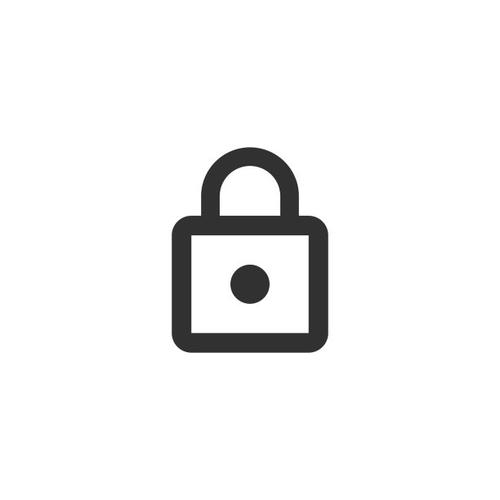
#> input picture utils/image/passwordimg.jpeg, 500 x 500 px
$ python test.py
#> lines starting #> are read from the running program, lines starting #| are printed output that depends on the picture; after the words box and inside, x2 and y2 are one past the last pixel; in counts of white or black regions, pixels touching at a corner belong together
from PIL import Image, ImageOps
import numpy as np
from scipy.ndimage import binary_dilation

def extract_black_area_filled(image_path, output_path, threshold=230, dilation_iterations=2):
    """
    从图像中提取接近黑色的区域，填充内部空隙，并裁剪为正方形。
    :param image_path: 输入图像路径
    :param output_path: 输出图像路径
    :param threshold: 黑色阈值，值越大包含的“黑色”范围越广
    :param dilation_iterations: 膨胀操作的迭代次数，值越大填充越彻底
    """
#> called with image_path = './image/passwordimg.jpeg', output_path = 'output1.png', threshold = 230, dilation_iterations = 2
    # 打开图像并转为RGBA格式
    img = Image.open(image_path).convert("RGBA")
    img_data = img.load()

    # 获取图像尺寸
    width, height = img.size
#> width = 500; height = 500

    # 创建一个掩码图像，用于存储黑色部分
    mask = Image.new("L", (width, height), 0)
#> mask: PIL image 500x500 L; every value is 0
    mask_data = mask.load()

    # 遍历像素，标记接近黑色的部分
    for y in range(height):
        for x in range(width):
            r, g, b, a = img_data[x, y]
            # 判断是否为接近黑色的像素
            if r < threshold and g < threshold and b < threshold:
                mask_data[x, y] = 255

    # 转换为NumPy数组并进行膨胀操作以填充内部空隙
    mask_array = np.array(mask)
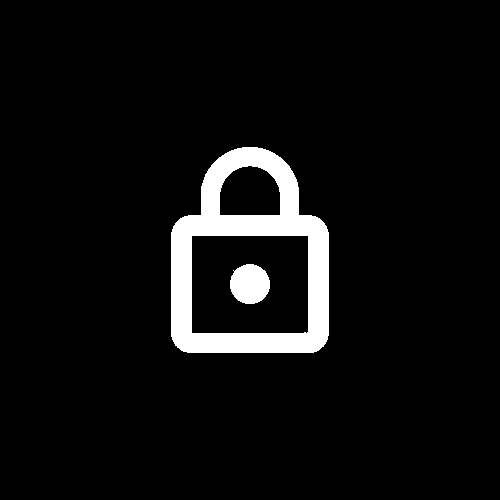
#> mask_array: shape (500, 500); 5.8% white; 2 white regions, box (x1, y1, x2, y2) and area: (171, 147, 329, 353) 13339, (230, 264, 270, 304) 1262
    dilated_mask_array = binary_dilation(mask_array, iterations=dilation_iterations)
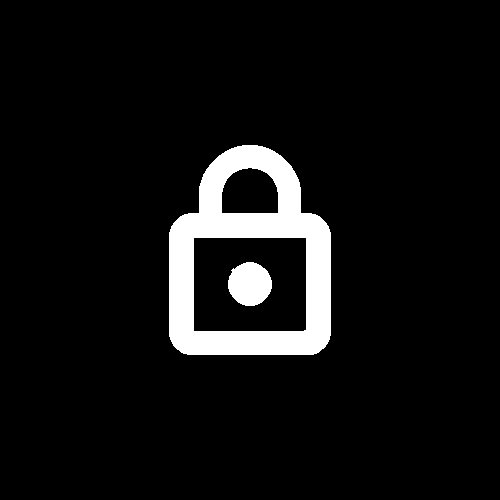
#> dilated_mask_array: shape (500, 500) bool; 6.9% white; 2 white regions, box (x1, y1, x2, y2) and area: (169, 145, 331, 355) 15775, (228, 262, 272, 306) 1502
    dilated_mask = Image.fromarray((dilated_mask_array * 255).astype("uint8"))

    # 根据膨胀后的掩码找到黑色部分的边界框
    bbox = dilated_mask.getbbox()
#> bbox = (169, 145, 331, 355)
    if bbox is None:
        print("未找到黑色区域！")
        return

    # 使用膨胀后的掩码的实际边界框
    left, top, right, bottom = bbox
#> left = 169; top = 145; right = 331; bottom = 355

    # 裁剪图像和掩码
    cropped_img = img.crop((left, top, right, bottom))
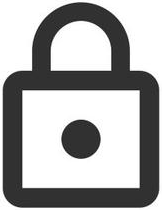
#> cropped_img: PIL image 162x210 RGBA; mean R, G, B, A 170.4, 170.4, 170.4, 255
    cropped_dilated_mask = dilated_mask.crop((left, top, right, bottom))
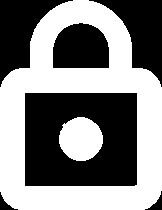
#> cropped_dilated_mask: PIL image 162x210 L; 50.8% white; 6 black regions, box (x1, y1, x2, y2) and area: (25, 93, 137, 186) 8912, (0, 0, 73, 87) 2718, (89, 0, 162, 87) 2718, (53, 23, 109, 68) 2169, (145, 191, 162, 210) 114, (0, 192, 18, 210) 112

    # 将裁剪后的黑色区域之外设为透明
    result = Image.new("RGBA", cropped_img.size, (0, 0, 0, 0))
#> result: PIL image 162x210 RGBA; every value is 0
    cropped_data = cropped_img.load()
    result_data = result.load()

    for y in range(cropped_img.size[1]):
        for x in range(cropped_img.size[0]):
            if cropped_dilated_mask.getpixel((x, y)) == 255:  # 如果掩码是黑色区域
                result_data[x, y] = cropped_data[x, y]

    # 保存结果
    result.save(output_path, "PNG")
    print(f"处理完成，结果保存到 {output_path}")

# 使用示例
extract_black_area_filled("./image/passwordimg.jpeg", "output1.png", threshold=230, dilation_iterations=2)
